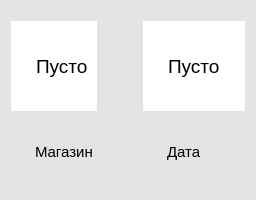
     <widget class="QWidget" name="widget2" native="true">
      <property name="sizePolicy">
       <sizepolicy hsizetype="Preferred" vsizetype="Fixed">
        <horstretch>0</horstretch>
        <verstretch>0</verstretch>
       </sizepolicy>
      </property>
      <property name="minimumSize">
       <size>
        <width>0</width>
        <height>200</height>
       </size>
      </property>
      <property name="maximumSize">
       <size>
        <width>16777215</width>
        <height>200</height>
       </size>
      </property>
      <property name="palette">
       <palette>
        <active>
         <colorrole role="Base">
          <brush brushstyle="SolidPattern">
           <color alpha="255">
            <red>255</red>
            <green>255</green>
            <blue>255</blue>
           </color>
          </brush>
         </colorrole>
         <colorrole role="Window">
          <brush brushstyle="SolidPattern">
           <color alpha="255">
            <red>228</red>
            <green>228</green>
            <blue>228</blue>
           </color>
          </brush>
         </colorrole>
        </active>
        <inactive>
         <colorrole role="Base">
          <brush brushstyle="SolidPattern">
           <color alpha="255">
            <red>255</red>
            <green>255</green>
            <blue>255</blue>
           </color>
          </brush>
         </colorrole>
         <colorrole role="Window">
          <brush brushstyle="SolidPattern">
           <color alpha="255">
            <red>228</red>
            <green>228</green>
            <blue>228</blue>
           </color>
          </brush>
         </colorrole>
        </inactive>
        <disabled>
         <colorrole role="Base">
          <brush brushstyle="SolidPattern">
           <color alpha="255">
            <red>228</red>
            <green>228</green>
            <blue>228</blue>
           </color>
          </brush>
         </colorrole>
         <colorrole role="Window">
          <brush brushstyle="SolidPattern">
           <color alpha="255">
            <red>228</red>
            <green>228</green>
            <blue>228</blue>
           </color>
          </brush>
         </colorrole>
        </disabled>
       </palette>
      </property>
      <property name="autoFillBackground">
       <bool>true</bool>
      </property>
      <layout class="QGridLayout" name="gridLayout_3">
       <item row="0" column="1">
        <spacer name="horizontalSpacer_3">
         <property name="orientation">
          <enum>Qt::Horizontal</enum>
         </property>
         <property name="sizeHint" stdset="0">
          <size>
           <width>40</width>
           <height>20</height>
          </size>
         </property>
        </spacer>
       </item>
       <item row="0" column="2">
        <widget class="QLabel" name="date">
         <property name="sizePolicy">
          <sizepolicy hsizetype="Preferred" vsizetype="Fixed">
           <horstretch>1</horstretch>
           <verstretch>0</verstretch>
          </sizepolicy>
         </property>
         <property name="minimumSize">
          <size>
           <width>0</width>
           <height>90</height>
          </size>
         </property>
         <property name="palette">
          <palette>
           <active>
            <colorrole role="Base">
             <brush brushstyle="SolidPattern">
              <color alpha="255">
               <red>255</red>
               <green>255</green>
               <blue>255</blue>
              </color>
             </brush>
            </colorrole>
            <colorrole role="Window">
             <brush brushstyle="SolidPattern">
              <color alpha="255">
               <red>255</red>
               <green>255</green>
               <blue>255</blue>
              </color>
             </brush>
            </colorrole>
           </active>
           <inactive>
            <colorrole role="Base">
             <brush brushstyle="SolidPattern">
              <color alpha="255">
               <red>255</red>
               <green>255</green>
               <blue>255</blue>
              </color>
             </brush>
            </colorrole>
            <colorrole role="Window">
             <brush brushstyle="SolidPattern">
              <color alpha="255">
               <red>255</red>
               <green>255</green>
               <blue>255</blue>
              </color>
             </brush>
            </colorrole>
           </inactive>
           <disabled>
            <colorrole role="Base">
             <brush brushstyle="SolidPattern">
              <color alpha="255">
               <red>255</red>
               <green>255</green>
               <blue>255</blue>
              </color>
             </brush>
            </colorrole>
            <colorrole role="Window">
             <brush brushstyle="SolidPattern">
              <color alpha="255">
               <red>255</red>
               <green>255</green>
               <blue>255</blue>
              </color>
             </brush>
            </colorrole>
           </disabled>
          </palette>
         </property>
         <property name="font">
          <font>
           <family>Segoe UI</family>
           <pointsize>14</pointsize>
          </font>
         </property>
         <property name="autoFillBackground">
          <bool>true</bool>
         </property>
         <property name="styleSheet">
          <string notr="true">margin: 20px;</string>
         </property>
         <property name="text">
          <string>Пусто</string>
         </property>
        </widget>
       </item>
       <item row="1" column="0">
        <widget class="QLabel" name="label_4">
         <property name="sizePolicy">
          <sizepolicy hsizetype="Preferred" vsizetype="Fixed">
           <horstretch>0</horstretch>
           <verstretch>0</verstretch>
          </sizepolicy>
         </property>
         <property name="minimumSize">
          <size>
           <width>0</width>
           <height>40</height>
          </size>
         </property>
         <property name="maximumSize">
          <size>
           <width>16777215</width>
           <height>50</height>
          </size>
         </property>
         <property name="font">
          <font>
           <family>Segoe UI</family>
           <pointsize>11</pointsize>
          </font>
         </property>
         <property name="autoFillBackground">
          <bool>false</bool>
         </property>
         <property name="styleSheet">
          <string notr="true">padding-left:20px;</string>
         </property>
         <property name="text">
          <string>Магазин</string>
         </property>
        </widget>
       </item>
       <item row="0" column="0">
        <widget class="QLabel" name="store">
         <property name="sizePolicy">
          <sizepolicy hsizetype="Preferred" vsizetype="Fixed">
           <horstretch>4</horstretch>
           <verstretch>0</verstretch>
          </sizepolicy>
         </property>
         <property name="minimumSize">
          <size>
           <width>0</width>
           <height>90</height>
          </size>
         </property>
         <property name="palette">
          <palette>
           <active>
            <colorrole role="Base">
             <brush brushstyle="SolidPattern">
              <color alpha="255">
               <red>255</red>
               <green>255</green>
               <blue>255</blue>
              </color>
             </brush>
            </colorrole>
            <colorrole role="Window">
             <brush brushstyle="SolidPattern">
              <color alpha="255">
               <red>255</red>
               <green>255</green>
               <blue>255</blue>
              </color>
             </brush>
            </colorrole>
           </active>
           <inactive>
            <colorrole role="Base">
             <brush brushstyle="SolidPattern">
              <color alpha="255">
               <red>255</red>
               <green>255</green>
               <blue>255</blue>
              </color>
             </brush>
            </colorrole>
            <colorrole role="Window">
             <brush brushstyle="SolidPattern">
              <color alpha="255">
               <red>255</red>
               <green>255</green>
               <blue>255</blue>
              </color>
             </brush>
            </colorrole>
           </inactive>
           <disabled>
            <colorrole role="Base">
             <brush brushstyle="SolidPattern">
              <color alpha="255">
               <red>255</red>
               <green>255</green>
               <blue>255</blue>
              </color>
             </brush>
            </colorrole>
            <colorrole role="Window">
             <brush brushstyle="SolidPattern">
              <color alpha="255">
               <red>255</red>
               <green>255</green>
               <blue>255</blue>
              </color>
             </brush>
            </colorrole>
           </disabled>
          </palette>
         </property>
         <property name="font">
          <font>
           <family>Segoe UI</family>
           <pointsize>14</pointsize>
          </font>
         </property>
         <property name="autoFillBackground">
          <bool>true</bool>
         </property>
         <property name="styleSheet">
          <string notr="true">padding-left: 20px;</string>
         </property>
         <property name="text">
          <string>Пусто</string>
         </property>
        </widget>
       </item>
       <item row="1" column="2">
        <widget class="QLabel" name="label_7">
         <property name="minimumSize">
          <size>
           <width>0</width>
           <height>40</height>
          </size>
         </property>
         <property name="maximumSize">
          <size>
           <width>16777215</width>
           <height>50</height>
          </size>
         </property>
         <property name="font">
          <font>
           <family>Segoe UI</family>
           <pointsize>11</pointsize>
          </font>
         </property>
         <property name="autoFillBackground">
          <bool>false</bool>
         </property>
         <property name="styleSheet">
          <string notr="true">padding-left:20px;</string>
         </property>
         <property name="text">
          <string>Дата</string>
         </property>
        </widget>
       </item>
      </layout>
     </widget>
